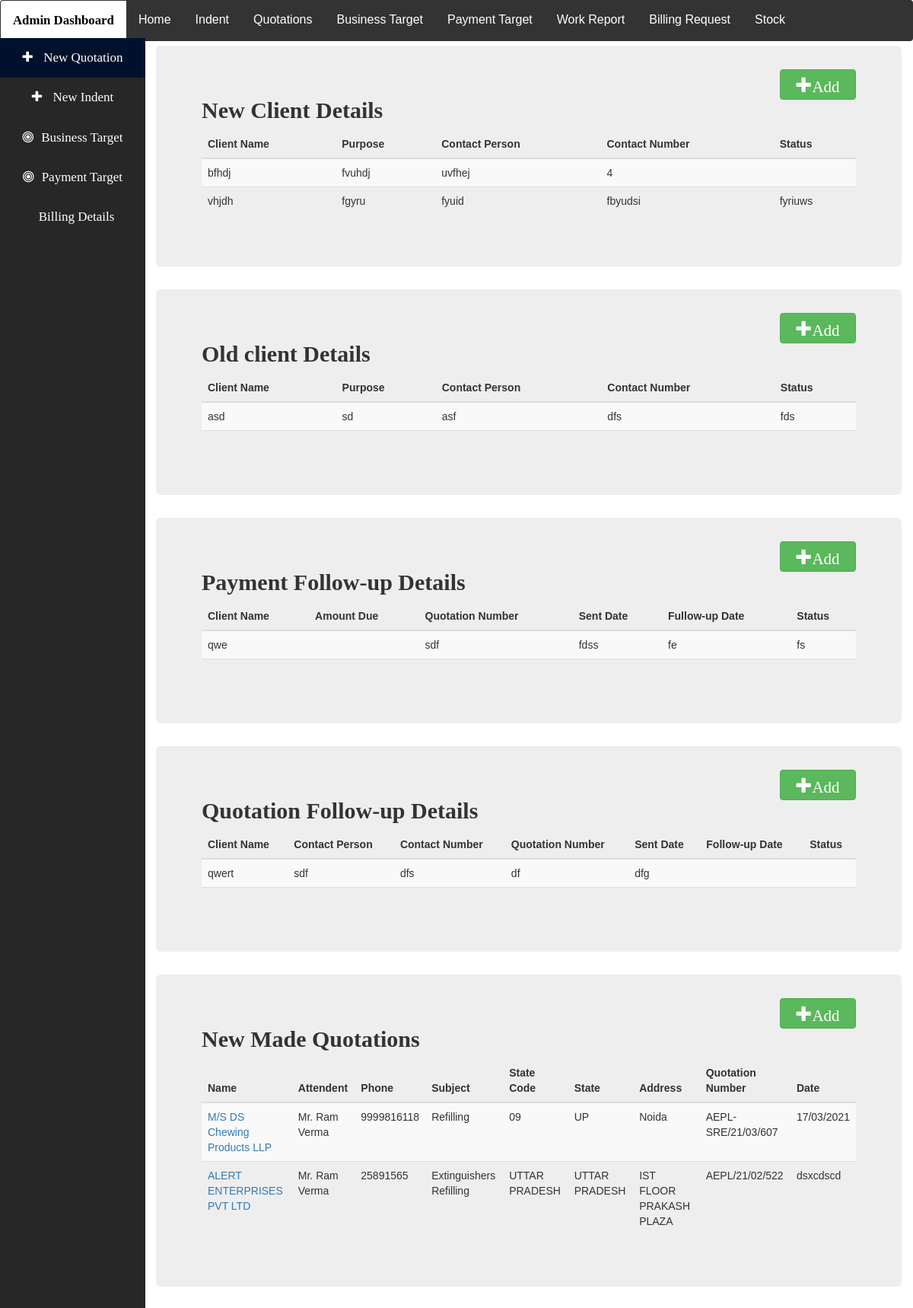
The page /work/work_report on the database its author committed.
### work/models.py (models this page shows, shortened)
class Newclient(models.Model):
    client_name = models.CharField(max_length=50)
    purpose = models.CharField(max_length=50)
    contact_person = models.CharField(max_length=20)
    contact_no = models.CharField(max_length=10)
    reverted = models.CharField(max_length=50)

class Oldclient(models.Model):
    clientname = models.CharField(max_length=50)
    purposetalk = models.CharField(max_length=50)
    contactperson = models.CharField(max_length=20)
    contactno = models.CharField(max_length=10)
    revert = models.CharField(max_length=50)

class PaymentFollow(models.Model):
    clients = models.CharField(max_length=50)
    quotnumber = models.CharField(max_length=50)
    sentdate = models.CharField(max_length=20)
    followupdate = models.CharField(max_length=20)
    reply = models.CharField(max_length=50)
    dueamt = models.CharField(max_length=10, default='', editable=True)
    total_balance = models.CharField(max_length=10, default='', editable=True)

class QuotationFollow(models.Model):
    grahak = models.CharField(max_length=50)
    qtnumber = models.CharField(max_length=50)
    contactprson = models.CharField(max_length=20)
    contactnumber = models.CharField(max_length=10)
    reverts = models.CharField(max_length=50)

class Content(models.Model):
    name = models.CharField(max_length=20)
    atten = models.CharField(max_length=20)
    contact = models.IntegerField()
    state = models.CharField(max_length=15)
    statecode = models.CharField(max_length=3)
    address = models.CharField(max_length=80)
    subject = models.CharField(max_length=30)
    quotnum = models.CharField(max_length=20)
    quotdate = models.CharField(max_length=20)

### work/views.py (the view, shortened to what this page needs)
# urls.py: path('work_report', views.work_report, name='report'),
def work_report(request):
    content = Content.objects.all()
    newclient = Newclient.objects.all()
    oldclient= Oldclient.objects.all()
    quotfollow = QuotationFollow.objects.all()
    payFollow = PaymentFollow.objects.all()
    param = {'quotation':content, 'oldclient':oldclient, 'newclient': newclient, 'quotfollow':quotfollow, 'payFollow': payFollow}
    return render(request, 'work/work_report.html', param)

### work/templates/work/work_report.html (shortened to what this page needs)
{% extends "work/base.html" %}
{% block content %}
    <div class="jumbotron" style="text-decoration: inherit;">
    	<h2 style=" font-family:monotype corsiva; font-weight: 900;">New Client Details</h2>
    	<button class="btn btn-success" style="float: right; margin-top: -80px; height: 40px; width: 100px; font-size: 1.5em; text-align: center; overflow:hidden;"  data-toggle="modal" data-target="#newclient"><span class="glyphicon glyphicon-plus" style="font-size: 1em;">Add</span></button>
    	<table class="table table-striped">
    		<thead>
      			<tr>
        			<th>Client Name</th>
        			<th>Purpose</th>
        			<th>Contact Person</th>
        			<th>Contact Number</th>
        			<th>Status</th>
      			</tr>
    		</thead>
    		<tbody>
            {% for i in newclient %}
      			<tr>
        			<td>{{i.client_name}} </td>
        			<td>{{i.purpose}} </td>
        			<td>{{i.contact_person}} </td>
        			<td>{{i.contact_no}} </td>
        			<td>{{i.reverted}} </td>
      			</tr>
            {% endfor %}
    		</tbody>
  		</table>
    </div>
        <div class="jumbotron" style="text-decoration: inherit;">
    	<h2 style=" font-family:monotype corsiva; font-weight: 900;">Old client Details</h2>
    	<button class="btn btn-success" style="float: right; margin-top: -80px; height: 40px; width: 100px; font-size: 1.5em; text-align: center;"><span class="glyphicon glyphicon-plus" style="font-size: 1em; overflow:hidden;" data-toggle="modal" data-target="#oldclient">Add</span></button>
    	<table class="table table-striped">
    		<thead>
      			<tr>
        			<th>Client Name</th>
        			<th>Purpose</th>
        			<th>Contact Person</th>
        			<th>Contact Number</th>
        			<th>Status</th>
      			</tr>
    		</thead>
    		<tbody>
            {% for j in oldclient %}
      			<tr>
        			<td>{{j.clientname}} </td>
        			<td>{{j.purposetalk}} </td>
        			<td>{{j.contactperson}} </td>
        			<td>{{j.contactno}} </td>
        			<td>{{j.revert}} </td>
      			</tr>
            {% endfor %}
    		</tbody>
  		</table>
    </div>
        <div class="jumbotron" style="text-decoration: inherit;">
    	<h2 style=" font-family:monotype corsiva; font-weight: 900;">Payment Follow-up Details</h2>
    	<button class="btn btn-success" style="float: right; margin-top: -80px; height: 40px; width: 100px; font-size: 1.5em; text-align: center; overflow:hidden;"><span class="glyphicon glyphicon-plus" style="font-size: 1em;" data-toggle="modal" data-target="#payment">Add</span></button>
    	<table class="table table-striped">
    		<thead>
      			<tr>
        			<th>Client Name</th>
        			<th>Amount Due</th>
        			<th>Quotation Number</th>
                    <th>Sent Date</th>
        			<th>Fullow-up Date</th>
        			<th>Status</th>
      			</tr>
    		</thead>
    		<tbody>
            {% for k in payFollow %}
      			<tr>
        			<td>{{k.clients}} </td>
                    <td>{{k.dueamt}} </td>
                    <td>{{k.quotnumber}} </td>
                    <td>{{k.sentdate}} </td>
        			<td>{{k.followupdate}} </td>
        			<td>{{k.reply}} </td>
      			</tr>
            {% endfor %}
    		</tbody>
  		</table>
    </div>
        <div class="jumbotron" style="text-decoration: inherit;">
    	<h2 style=" font-family:monotype corsiva; font-weight: 900;">Quotation Follow-up Details</h2>
    	<button class="btn btn-success" style="float: right; margin-top: -80px; height: 40px; width: 100px; font-size: 1.5em; text-align: center; overflow: hidden;"><span class="glyphicon glyphicon-plus" style="font-size: 1em;"  data-toggle="modal" data-target="#quotation">Add</span></button>
    	<table class="table table-striped">
    		<thead>
      			<tr>
        			<th>Client Name</th>
        			<th>Contact Person</th>
        			<th>Contact Number</th>
        			<th>Quotation Number</th>
        			<th>Sent Date</th>
        			<th>Follow-up Date</th>
        			<th>Status</th>
      			</tr>
    		</thead>
    		<tbody>
            {% for l in quotfollow %}
      			<tr>
        			<td>{{l.grahak}} </td>
                    <td>{{l.contactprson}}  </td>
                    <td>{{l.contactnumber}} </td>
        			<td>{{l.qtnumber}} </td>
        			<td>{{l.reverts}} </td>
        			<td>{{l.}}  </td>
        			<td>{{l.}} </td>
      			</tr>
            {% endfor %}
    		</tbody>
  		</table>
    </div>
        <div class="jumbotron" style="text-decoration: inherit;">
    	<h2 style=" font-family:monotype corsiva; font-weight: 900;">New Made Quotations</h2>
    	<button class="btn btn-success" style="float: right; margin-top: -80px; height: 40px; width: 100px; font-size: 1.5em; text-align: center; overflow:hidden;"><span class="glyphicon glyphicon-plus" style="font-size: 1em;"  data-toggle="modal" data-target="#newquotation">Add</span></button>
    	<table class="table table-striped" >
            <thead>
                <tr>
                    <th>Name</th>
                    <th>Attendent</th>
                    <th>Phone</th>
                    <th>Subject</th>
                    <th>State Code</th>
                    <th>State</th>
                    <th>Address</th>
                    <th>Quotation Number</th>
                    <th>Date</th>
                </tr>
            </thead>
            <tbody>
            {% for i in quotation %}
                <tr>
                    <td><a href="#">{{i.name}}</a></td>
                    <td>{{i.atten}}</td>
                    <td>{{i.contact}}</td>
                    <td>{{i.subject}}</td>
                    <td>{{i.statecode}}</td>
                    <td>{{i.state}}</td>
                    <td>{{i.address}}</td>
                    <td>{{i.quotnum}}</td>
                    <td>{{i.quotdate}}</td>
                </tr>
            {% endfor %}
            </tbody>
        </table>
    </div>
{% endblock %}

### work/templates/work/base.html (style rules this page uses)
body { font-family: Arial, Helvetica, sans-serif; margin: 0px; margin-top: 0px; padding: 0px; }
button { background-color: #4CAF50; color: #ffffff; border: none; padding: 10px 20px; font-size: 17px; font-family: Raleway; cursor: pointer; }

### rows shown on the page
Newclient: client_name "bfhdj", purpose "fvuhdj", contact_person "uvfhej", contact_no "4"
Newclient: client_name "vhjdh", purpose "fgyru", contact_person "fyuid", contact_no "fbyudsi", reverted "fyriuws"
Oldclient: clientname "asd", purposetalk "sd", contactperson "asf", contactno "dfs", revert "fds"
PaymentFollow: clients "qwe", quotnumber "sdf", sentdate "fdss", followupdate "fe", reply "fs"
QuotationFollow: grahak "qwert", contactprson "sdf", contactnumber "dfs", qtnumber "df", reverts "dfg"
Content: name "M/S DS Chewing Products LLP", atten "Mr. Ram Verma", contact "9999816118", subject "Refilling", statecode "09", state "UP", address "Noida", quotnum "AEPL-SRE/21/03/607", quotdate "17/03/2021"
Content: name "ALERT ENTERPRISES PVT LTD", atten "Mr. Ram Verma", contact "25891565", subject "Extinguishers Refilling", statecode "UTTAR PRADESH", state "UTTAR PRADESH", address "IST FLOOR PRAKASH PLAZA", quotnum "AEPL/21/02/522", quotdate "dsxcdscd"
